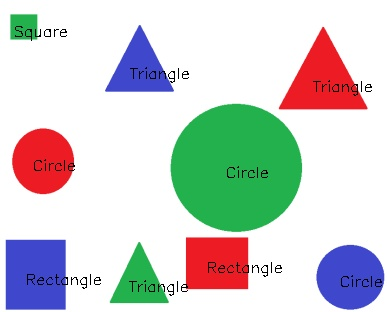
#> input picture ShapeDetection/detected.jpg, 387 x 312 px
$ python shapeDetection.py --image detected.jpg --output out.png
#> lines starting #> are read from the running program, lines starting #| are printed output that depends on the picture; after the words box and inside, x2 and y2 are one past the last pixel; in counts of white or black regions, pixels touching at a corner belong together
import numpy as np
import argparse
import cv2
import imutils
import os

ap = argparse.ArgumentParser()
ap.add_argument('-i', '--image', type=str, required=True, help="path to the input image")
ap.add_argument('-o', '--output', type=str, required=True, help="path to the output detected image")
args = vars(ap.parse_args())

image = cv2.imread(args["image"])
#> image is the input picture: shape (312, 387, 3); mean B, G, R 207.2, 208.8, 206.8
gray = cv2.cvtColor(image, cv2.COLOR_BGR2GRAY)
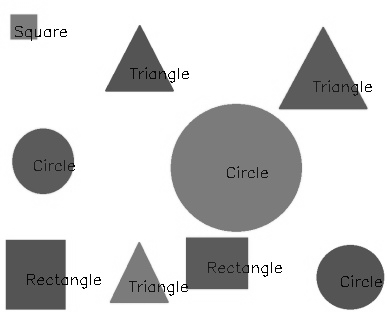
#> gray: shape (312, 387); min 0, max 255, mean 208
blurred = cv2.GaussianBlur(gray, (5, 5), 0)
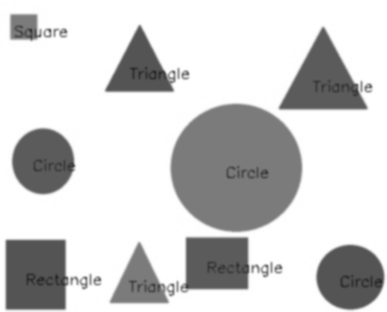
#> blurred: shape (312, 387); min 38, max 255, mean 208
thresh = cv2.threshold(blurred.copy(), 127, 255, cv2.THRESH_BINARY_INV)[1]
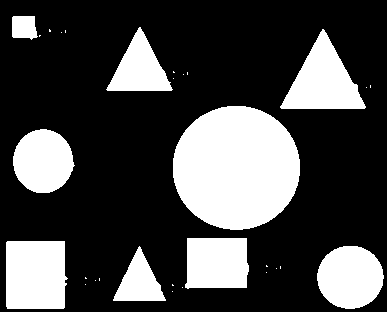
#> thresh: shape (312, 387); 28% white; 30 white regions (21 under 20 px)
cnts = cv2.findContours(thresh, cv2.RETR_EXTERNAL, cv2.CHAIN_APPROX_SIMPLE)
#> cnts = 30 contours, 21 with area under 20; largest, box (x1, y1, x2, y2) and area: (173, 106, 300, 230) 12255, (6, 241, 68, 309) 3896, (280, 29, 366, 109) 3485, (317, 246, 384, 309) 3203, (13, 129, 75, 193) 2942
cnts = imutils.grab_contours(cnts)

shape = ''
for c in cnts:
    peri = cv2.arcLength(c, True)
    approx = cv2.approxPolyDP(c, 0.04*peri, True)

    if len(approx) == 3:
        shape = 'Triangle'
    elif len(approx) == 4:
        x, y, w, h = cv2.boundingRect(c)
        ar = w / h
        if 1.05 > ar > 0.95:
            shape = 'Square'
        else:
            shape = 'Rectangle'
    else:
        shape = 'Circle'

    M = cv2.moments(c)
#> (the run stopped early here; a loop or call above may not have finished)
